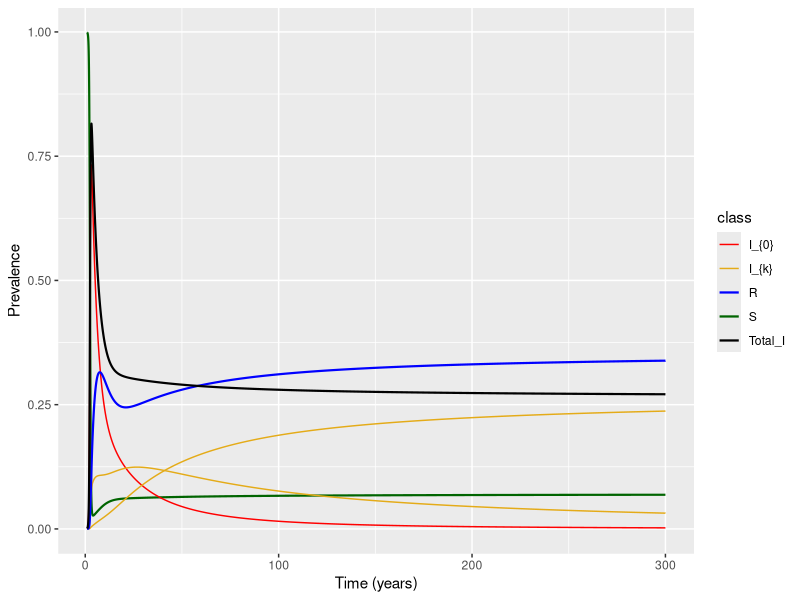

This figure's R source:
require(deSolve)
require(ggplot2)
require(reshape2)
library(dplyr)
require(gridExtra)

rm(list=ls())

# Added a new function to create the data for k classes, so here it just creates the parameters
parameters=data.frame(rec=0.2,trans=0.005, death=.1,birth=.1, mut=0.05)

PopulationSize<-1000
#R0<- (parameters$birth * PopulationSize * parameters$trans) / ((parameters$death*PopulationSize) * (parameters$death + parameters$rec))
#R0


# Time points
time=seq(from=1,to=300,by=1/365)


##### detection function ######
# Function to get detection rate with is an exponential decay function scaled by "a"
det = function(k, a = 1, dMax=0){
  return(dMax*exp(-k*a))
}

#### Build data for n_k infection classes ######
# Builds the initial state data vector. Takes total number of infection classes (n_k, which includes I0, e.g. 20 infection classes run from 0 to 19) and then total pop size. This will be distributed such that only S and I0 have individuals, otherwise all 0s.
build_data <- function(n_k, total_pop_size){

  state <- numeric(n_k+2)
  names(state)[c(1,n_k+2)] <- c('S','R')

  for(i in 1:n_k){
    names(state)[i+1] <- paste0("I",i-1)
  }

  state[1] <- total_pop_size-1
  state[2] <- 1
  return(state)
}

initial_states <- build_data(n_k=3,total_pop_size = PopulationSize)
initial_states

Q<-1000 # REMOVE ME - temp pop size

######### SIR Model for k classes #######
sir_modelAW <- function(time, state, parameters){

  # Get total pop size by summing over state vector
  N = sum(state)

  # Total number of states including infection, S, and R
  all_states <- length(state)

  # Number of potential mutation/infection states (all states minus susceptible and recovered)
  n = all_states - 2

  # vector to hold di/dt
  i_dot = rep(0, n)

  # I_n is the number of infected in the last infection/mutation class
  I_n = state[length(state)-1]

  # number of recovered individuals
  R = state[length(state)]

  # Vector to store deltas for all states, from S through all I's and N
  deltas <- numeric(all_states)

  i = state[2:n]


  ## S #########################################
  #First Delta is for susceptibles - don't think this needs to be iterated over all classes b/c of the sum_of_rel function? Could be wrong.
  deltas[1] = parameters$birth*Q - (state['S']*(parameters$death + parameters$trans*sum(state[which(names(state)!='S' & names(state)!='R')])))


  ### I0 ########################################
  # Second delta is I0 which is unique b/c nothing mutates into it. So it gets its own function here, gaining new individuals from S in the first half, then losing individuals through recovery, mutation to I1, death, and detection.
  deltas[2] = parameters$trans*state['S']*state['I0'] - (parameters$rec + parameters$mut + parameters$death + det(k=0))*state['I0']

  ### In ########################################
  #The second to last delta is the last infection class, which is also unique, in that it doesn't mutate into anything. So it gets its own recursion. Gaining individuals from S in the first half, losing individuals from recovery, death, and detection, then gaining individuals from the second to last infection class via mutation.
  deltas[all_states-1] = parameters$trans*state['S']*I_n - (parameters$rec + parameters$death + det(k=n))*I_n + parameters$mut*state[all_states-2]

  # Pulling the indices for all infection classes except for I0 and In, since they should all have the same equation for change over time: gains from susceptibles based on transmission, loss from recovery, mutation, death, and detection, then gain from mutation in the previous class.

  # Construct the last infection class name using n
  last_name <- paste0('I', n)
  # vector of names to exclude
  excluded_names <- c("S", "I0", last_name, "R")

  #indices for all infection classes. In retrospect, this should always be like 3:all_states-2 I think? We exclude S and I0 (indices 1 and 2) and then In and R (indices all_states-1 and all_states)
  inf_indices <- which((!names(state) %in% excluded_names))

  # Not sure If I need to do this, but I've set this up do recovery from class I0 and class In as well as death of recovered individuals. I then update this with recoveries from all other infection classes within the loop below. Then I put that into the deltas vector at the end. there may be a more elegant way of doing this using the sum_of_rel variable/function but I wasn't sure how that worked.
  dR <- (parameters$rec +det(k=0))*state['I0']+(parameters$rec + det(k=all_states-2))*state[all_states-1] - parameters$death*state['R']

  # This iterator tracks how many mutations we are from 0, which is just tough to do when using indices, but juggling indices is tough if we try and iterate over the infection class number itself. So I just got lazy about it tbh. Hopefully it works?
  it <- 1

  for(i in inf_indices){

    # Get delta for current infection class, looping through all except 0 and n
    deltas[i] <- parameters$trans*state['S']*state[i] - (parameters$rec + parameters$mut + parameters$death + det(k=it))*state[i] + parameters$mut*state[i-1]

    #get our recovered change - just add to it each time I think? This makes sense? Maybe? Hmmm.
    dR <- dR + (parameters$rec + det(k=it))*state[i] - parameters$death*state['R']

    #update our mutation iterator
    it <- it+1
  }

  #dR <- dR - parameters$death*(state['R']+dR)

  #   #put the recovered change into the final deltas slot
  deltas[all_states] <- dR
  #
  #   #return deltas
  return(list(deltas))
}

initial_states

sir_modelAW(time, initial_states, parameters)


###### Solving the differential equations: ######
output<-as.data.frame(ode(y=initial_states,func = sir_modelAW,parms=parameters,times = time, method="ode45"))
max(rowSums(output[,-1]))

# Get the sums of all infected classes to plot as a separate line
sums<-output[,c(-2, -length(output))] # remove the S and R class

Totals<-rowSums(sums[,-1]) # Take the row sums excluding the time variable

# Format it to fit with out_long
Tots<-data.frame("time"=as.numeric(sums$time), "variable"=rep("Total_I", length(Totals)), "value"=as.numeric(Totals))

out_long=melt(output,id="time")

which(out_long$variable!="S" & out_long$variable!= "I0"  & out_long$variable!= "R")

out_long<-rbind(out_long, Tots)

### Creating a class to relabel for plotting
out_long$class<-NA

out_long$class[which(out_long$variable!="S" & out_long$variable!= "I0"  & out_long$variable!= "R" & out_long$variable!= "Total_I")]<-"I_{k}"
out_long$class[which(out_long$variable=="S")]<-"S"
out_long$class[which(out_long$variable=="I0")]<-"I_{0}"
out_long$class[which(out_long$variable=="R")]<-"R"
out_long$class[which(out_long$variable=="Total_I")]<-"Total_I"

head(out_long)

####### Plotting the prevalence over time #######
#quartz(width=10,height=6)
ggplot(data = out_long,
       aes(x = time, y = value/1000, colour = class, group = variable, size=class)) +
  geom_line() +
  xlab("Time (years)")+
  ylab("Prevalence") + scale_color_discrete(name="State")+
  scale_color_manual(values=c("red", "#e4ab18", "blue", "darkgreen", "black"))+
  scale_size_manual(values=c(0.5,0.5,0.75,0.75,0.75))

#rm(list=ls())
